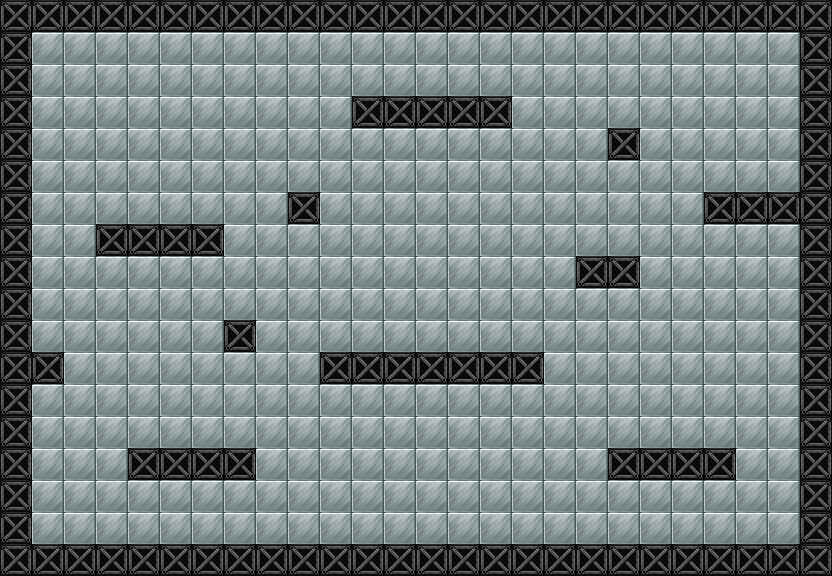

A level layout from a 2D game, rendered from its tile map. Below: a short description, then the map file with tile-grid data replaced by summaries:
An orthogonal 26x18 tile map with 32x32 px tiles, 2 tile layers (background, graphics) and 15 objects.

<map version="1.0" tiledversion="2018.04.18" orientation="orthogonal" renderorder="right-down" width="26" height="18" tilewidth="32" tileheight="32" infinite="0" nextobjectid="20">
 <tileset firstgid="1" name="tilea4" tilewidth="32" tileheight="32" tilecount="240" columns="16">
  <image source="tilea4.png" width="512" height="480" />
 </tileset>
 <layer name="background" width="26" height="18">
  <data>[468 cells, 468 non-empty, 1 distinct tile ids]</data>
 </layer>
 <objectgroup name="ground">
  <object id="1" x="0" y="0" width="32" height="576" />
  <object id="2" x="32" y="544" width="768" height="32" />
  <object id="5" x="800" y="0" width="32" height="576" />
  <object id="6" x="32" y="0" width="768" height="32" />
  <object id="7" x="96" y="224" width="128" height="32" />
  <object id="8" x="352" y="96" width="160" height="32" />
  <object id="9" x="608" y="128" width="32" height="32" />
  <object id="10" x="288" y="192" width="32" height="32" />
  <object id="11" x="224" y="320" width="32" height="32" />
  <object id="12" x="32" y="352" width="32" height="32" />
  <object id="13" x="320" y="352" width="224" height="32" />
  <object id="16" x="576" y="256" width="64" height="32" />
  <object id="17" x="704" y="192" width="96" height="32" />
  <object id="18" x="608" y="448" width="128" height="32" />
  <object id="19" x="128" y="448" width="128" height="32" />
 </objectgroup>
 <layer name="graphics" width="26" height="18">
  <data>[468 cells, 117 non-empty, 1 distinct tile ids]</data>
 </layer>
</map>
